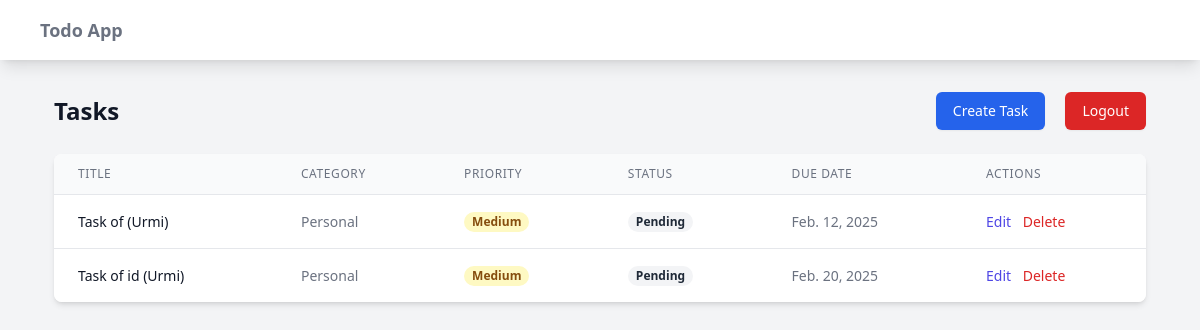
Page /task_list/ (signed in) on the committed database.
### todoapp/models.py (models this page shows, shortened)
class Task(models.Model):
    PRIORITY_CHOICES = [
        ('low', 'Low'),
        ('medium', 'Medium'),
        ('high', 'High'),
    ]
    STATUS_CHOICES = [
        ('pending', 'Pending'),
        ('in_progress', 'In Progress'),
        ('completed', 'Completed')
    ]
    title = models.CharField(max_length=200)
    description = models.TextField(blank=True)
    category = models.ForeignKey(Category, on_delete=models.CASCADE, related_name='tasks')
    priority = models.CharField(max_length=10, choices=PRIORITY_CHOICES, default='medium')
    status = models.CharField(max_length=20, choices=STATUS_CHOICES, default='pending')
    due_date = models.DateField(null=True, blank=True)
    created_at = models.DateTimeField(auto_now_add=True)
    updated_at = models.DateTimeField(auto_now=True)
    user = models.ForeignKey(User, on_delete=models.CASCADE, related_name='tasks')

class Category(models.Model):
    name = models.CharField(max_length=100)
    description = models.TextField(blank=True)
    created_at = models.DateTimeField(auto_now_add=True)
    updated_at = models.DateTimeField(auto_now=True)
    class Meta:
        verbose_name_plural = "Categories"

### todoapp/views.py (the view)
# urls.py: path('task_list/', views.task_list, name = 'task_list'),
@login_required
def task_list(request):
    tasks = Task.objects.filter(user = request.user).order_by('-created_at')
    return render(request, 'todoapp/task_list.html', {'tasks': tasks})

### todoapp/templates/todoapp/task_list.html (shortened to what this page needs)
{% extends 'todoapp/base.html' %}
{% block content %}
<div class="mb-6 flex justify-between items-center">
    <h1 class="text-2xl font-bold text-gray-900">Tasks</h1>
    <div class="space-x-4">
        <a href="{% url 'create_task' %}" class="inline-flex items-center px-4 py-2 border border-transparent rounded-md shadow-sm text-sm font-medium text-white bg-blue-600 hover:bg-blue-700 focus:outline-none focus:ring-2 focus:ring-offset-2 focus:ring-blue-500">Create Task</a>
        <a href="{% url 'logout' %}" class="inline-flex items-center px-4 py-2 border border-transparent rounded-md shadow-sm text-sm font-medium text-white bg-red-600 hover:bg-red-700 focus:outline-none focus:ring-2 focus:ring-offset-2 focus:ring-red-500">Logout</a>
    </div>
</div>
<div class="bg-white shadow-md rounded-lg overflow-hidden">
    <table class="min-w-full divide-y divide-gray-200">
        <thead class="bg-gray-50">
            <tr>
                <th class="px-6 py-3 text-left text-xs font-medium text-gray-500 uppercase tracking-wider">Title</th>
                <th class="px-6 py-3 text-left text-xs font-medium text-gray-500 uppercase tracking-wider">Category</th>
                <th class="px-6 py-3 text-left text-xs font-medium text-gray-500 uppercase tracking-wider">Priority</th>
                <th class="px-6 py-3 text-left text-xs font-medium text-gray-500 uppercase tracking-wider">Status</th>
                <th class="px-6 py-3 text-left text-xs font-medium text-gray-500 uppercase tracking-wider">Due Date</th>
                <th class="px-6 py-3 text-left text-xs font-medium text-gray-500 uppercase tracking-wider">Actions</th>
            </tr>
        </thead>
        <tbody class="bg-white divide-y divide-gray-200">
            {% for task in tasks %}
            <tr>
                <td class="px-6 py-4 whitespace-nowrap text-sm font-medium text-gray-900">{{ task.title }}</td>
                <td class="px-6 py-4 whitespace-nowrap text-sm text-gray-500">{{ task.category.name }}</td>
                <td class="px-6 py-4 whitespace-nowrap text-sm text-gray-500">
                    <span class="px-2 inline-flex text-xs leading-5 font-semibold rounded-full
                        {% if task.priority == 'high' %}bg-red-100 text-red-800
                        {% elif task.priority == 'medium' %}bg-yellow-100 text-yellow-800
                        {% else %}bg-green-100 text-green-800{% endif %}">
                        {{ task.priority|title }}
                    </span>
                </td>
                <td class="px-6 py-4 whitespace-nowrap text-sm text-gray-500">
                    <span class="px-2 inline-flex text-xs leading-5 font-semibold rounded-full
                        {% if task.status == 'completed' %}bg-green-100 text-green-800
                        {% elif task.status == 'in_progress' %}bg-blue-100 text-blue-800
                        {% else %}bg-gray-100 text-gray-800{% endif %}">
                        {{ task.status|title|cut:"_" }}
                    </span>
                </td>
                <td class="px-6 py-4 whitespace-nowrap text-sm text-gray-500">{{ task.due_date|default:"-" }}</td>
                <td class="px-6 py-4 whitespace-nowrap text-sm font-medium space-x-2">
                    <a href="{% url 'task_edit' task.id %}" class="text-indigo-600 hover:text-indigo-900">Edit</a>
                    <form action="{% url 'task_delete' task.id %}" method="POST" class="inline">
                        <button type="submit" class="text-red-600 hover:text-red-900" onclick="return confirm('Are you sure you want to delete this task?')">Delete</button>
                    </form>
                </td>
            </tr>
            {% empty %}
            <tr>
                <td colspan="6" class="px-6 py-4 text-center text-sm text-gray-500">No tasks found.</td>
            </tr>
            {% endfor %}
        </tbody>
    </table>
</div>
{% endblock %}

### rows in the picture
Task: title "Task of (Urmi)", category.name "Personal", priority "Medium", status "Pending", due_date "Feb. 12, 2025"
Task: title "Task of id (Urmi)", category.name "Personal", priority "Medium", status "Pending", due_date "Feb. 20, 2025"
